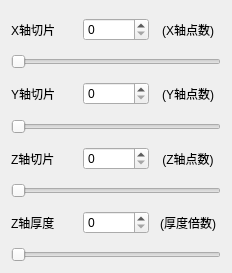
                <widget class="QWidget" name="img_scan">
                 <property name="geometry">
                  <rect>
                   <x>0</x>
                   <y>0</y>
                   <width>232</width>
                   <height>273</height>
                  </rect>
                 </property>
                 <attribute name="label">
                  <string>图像切片</string>
                 </attribute>
                 <layout class="QHBoxLayout" name="horizontalLayout">
                  <item>
                   <layout class="QVBoxLayout" name="verticalLayout_6">
                    <item>
                     <layout class="QVBoxLayout" name="verticalLayout_7" stretch="0,0">
                      <item>
                       <layout class="QHBoxLayout" name="horizontalLayout_11" stretch="0,0,0">
                        <item>
                         <widget class="QLabel" name="label_25">
                          <property name="text">
                           <string>X轴切片</string>
                          </property>
                          <property name="alignment">
                           <set>Qt::AlignLeading|Qt::AlignLeft|Qt::AlignVCenter</set>
                          </property>
                         </widget>
                        </item>
                        <item>
                         <widget class="QSpinBox" name="x_value">
                          <property name="maximum">
                           <number>99</number>
                          </property>
                         </widget>
                        </item>
                        <item>
                         <widget class="QLabel" name="label_22">
                          <property name="text">
                           <string>(X轴点数)</string>
                          </property>
                          <property name="alignment">
                           <set>Qt::AlignCenter</set>
                          </property>
                         </widget>
                        </item>
                       </layout>
                      </item>
                      <item>
                       <widget class="QSlider" name="x_slider_value">
                        <property name="maximum">
                         <number>99</number>
                        </property>
                        <property name="orientation">
                         <enum>Qt::Horizontal</enum>
                        </property>
                       </widget>
                      </item>
                     </layout>
                    </item>
                    <item>
                     <layout class="QVBoxLayout" name="verticalLayout_8">
                      <item>
                       <layout class="QHBoxLayout" name="horizontalLayout_12">
                        <item>
                         <widget class="QLabel" name="label_26">
                          <property name="text">
                           <string>Y轴切片</string>
                          </property>
                          <property name="alignment">
                           <set>Qt::AlignLeading|Qt::AlignLeft|Qt::AlignVCenter</set>
                          </property>
                         </widget>
                        </item>
                        <item>
                         <widget class="QSpinBox" name="y_value">
                          <property name="maximum">
                           <number>99</number>
                          </property>
                         </widget>
                        </item>
                        <item>
                         <widget class="QLabel" name="label_23">
                          <property name="text">
                           <string>(Y轴点数)</string>
                          </property>
                          <property name="alignment">
                           <set>Qt::AlignCenter</set>
                          </property>
                         </widget>
                        </item>
                       </layout>
                      </item>
                      <item>
                       <widget class="QSlider" name="y_slider_value">
                        <property name="maximum">
                         <number>99</number>
                        </property>
                        <property name="orientation">
                         <enum>Qt::Horizontal</enum>
                        </property>
                       </widget>
                      </item>
                     </layout>
                    </item>
                    <item>
                     <layout class="QVBoxLayout" name="verticalLayout_10">
                      <item>
                       <layout class="QHBoxLayout" name="horizontalLayout_13">
                        <item>
                         <widget class="QLabel" name="label_27">
                          <property name="text">
                           <string>Z轴切片</string>
                          </property>
                          <property name="alignment">
                           <set>Qt::AlignLeading|Qt::AlignLeft|Qt::AlignVCenter</set>
                          </property>
                         </widget>
                        </item>
                        <item>
                         <widget class="QSpinBox" name="z_value">
                          <property name="maximum">
                           <number>99</number>
                          </property>
                         </widget>
                        </item>
                        <item>
                         <widget class="QLabel" name="label_24">
                          <property name="text">
                           <string>(Z轴点数)</string>
                          </property>
                          <property name="alignment">
                           <set>Qt::AlignCenter</set>
                          </property>
                         </widget>
                        </item>
                       </layout>
                      </item>
                      <item>
                       <widget class="QSlider" name="z_slider_value">
                        <property name="maximum">
                         <number>99</number>
                        </property>
                        <property name="orientation">
                         <enum>Qt::Horizontal</enum>
                        </property>
                       </widget>
                      </item>
                     </layout>
                    </item>
                    <item>
                     <layout class="QVBoxLayout" name="verticalLayout_11">
                      <item>
                       <layout class="QHBoxLayout" name="horizontalLayout_14">
                        <item>
                         <widget class="QLabel" name="label_28">
                          <property name="text">
                           <string>Z轴厚度</string>
                          </property>
                          <property name="alignment">
                           <set>Qt::AlignLeading|Qt::AlignLeft|Qt::AlignVCenter</set>
                          </property>
                         </widget>
                        </item>
                        <item>
                         <widget class="QSpinBox" name="z_thickness_value">
                          <property name="maximum">
                           <number>99</number>
                          </property>
                         </widget>
                        </item>
                        <item>
                         <widget class="QLabel" name="label_29">
                          <property name="text">
                           <string>(厚度倍数)</string>
                          </property>
                          <property name="alignment">
                           <set>Qt::AlignCenter</set>
                          </property>
                         </widget>
                        </item>
                       </layout>
                      </item>
                      <item>
                       <widget class="QSlider" name="z_thickness_slider_value">
                        <property name="maximum">
                         <number>99</number>
                        </property>
                        <property name="orientation">
                         <enum>Qt::Horizontal</enum>
                        </property>
                       </widget>
                      </item>
                     </layout>
                    </item>
                   </layout>
                  </item>
                 </layout>
                </widget>
